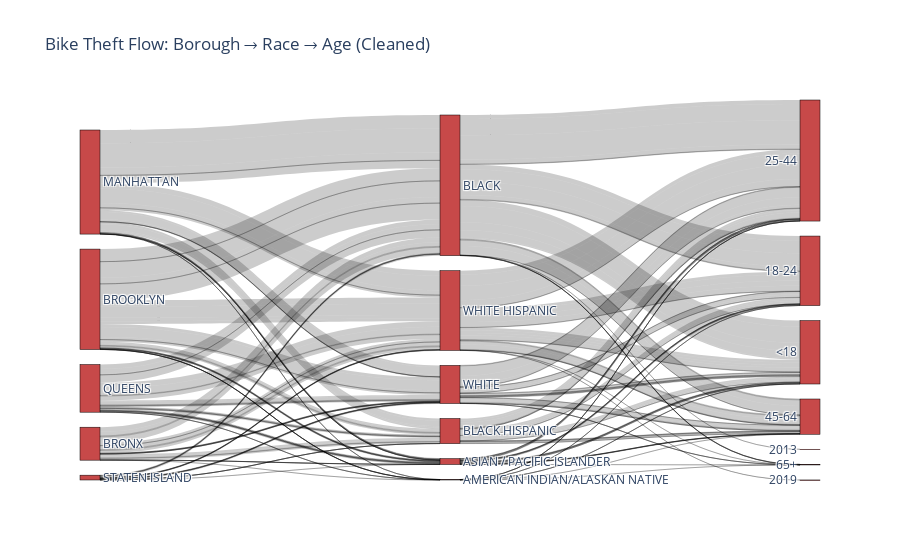

The code cell stored with this chart in its notebook:
### Markdown cell above
# Analysis

### Code cell
import pandas as pd
import plotly.graph_objects as go

# Step 1: Filter out invalid entries (NaN, 'UNKNOWN', '(null)')
df_clean = df[
    df['borough'].notna() & 
    df['suspect_race'].notna() & 
    df['suspect_age_group'].notna()
]

# Remove unwanted string values
df_clean = df_clean[
    ~df_clean['borough'].str.upper().isin(['UNKNOWN', '(NULL)']) &
    ~df_clean['suspect_race'].str.upper().isin(['UNKNOWN', '(NULL)']) &
    ~df_clean['suspect_age_group'].str.upper().isin(['UNKNOWN', '(NULL)'])
]

# Step 2: Group the clean data
df_grouped = df_clean.groupby(
    ['borough', 'suspect_race', 'suspect_age_group']
).size().reset_index(name='count')

# Step 3: Create node labels
labels = pd.concat([
    df_grouped['borough'],
    df_grouped['suspect_race'],
    df_grouped['suspect_age_group']
]).unique().tolist()

# Step 4: Create Sankey links
source1 = df_grouped['borough'].apply(lambda x: labels.index(x))
target1 = df_grouped['suspect_race'].apply(lambda x: labels.index(x))
value1 = df_grouped['count']

source2 = df_grouped['suspect_race'].apply(lambda x: labels.index(x))
target2 = df_grouped['suspect_age_group'].apply(lambda x: labels.index(x))
value2 = df_grouped['count']

source = pd.concat([source1, source2])
target = pd.concat([target1, target2])
value = pd.concat([value1, value2])

# Step 5: Sankey Plot
fig = go.Figure(data=[go.Sankey(
    node=dict(
        pad=15,
        thickness=20,
        line=dict(color="black", width=0.5),
        label=labels,
        color="rgba(185,28,28,0.8)"
    ),
    link=dict(
        source=source,
        target=target,
        value=value
    )
)])

fig.update_layout(title_text="Bike Theft Flow: Borough → Race → Age (Cleaned)", font_size=12)
fig.show()
# fig.write_html("sankey_bike_theft_clean.html")

fig.write_html("images/sankey_bike_theft.html")

### Figure 1 — Plotly figure (JSON) as saved in the notebook; plotly's stock layout.template omitted (floating-point values rounded to 4 significant figures; data arrays with more than 128 entries replaced by an {"elided": "..."} marker saying what was removed)
{"data": [{"link": {"source": {"elided": "226 int values"}, "target": {"elided": "226 int values"}, "value": {"elided": "226 int values"}}, "node": {"color": "rgba(185,28,28,0.8)", "label": ["BRONX", "BROOKLYN", "MANHATTAN", "QUEENS", "STATEN ISLAND", "AMERICAN INDIAN/ALASKAN NATIVE", "ASIAN / PACIFIC ISLANDER", "BLACK", "BLACK HISPANIC", "WHITE", "WHITE HISPANIC", "18-24", "25-44", "45-64", "<18", "2019", "65+", "2013"], "line": {"color": "black", "width": 0.5}, "pad": 15, "thickness": 20}, "type": "sankey"}], "layout": {"font": {"size": 12}, "title": {"text": "Bike Theft Flow: Borough → Race → Age (Cleaned)"}}}
